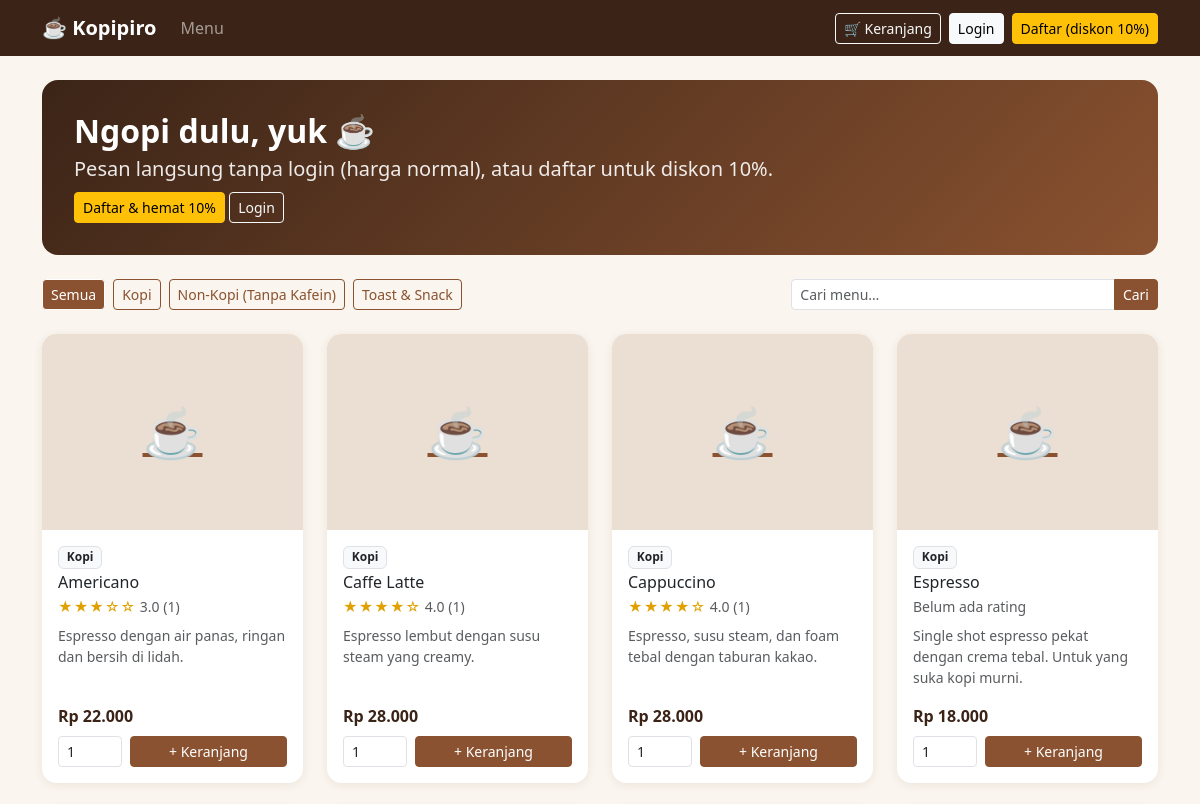
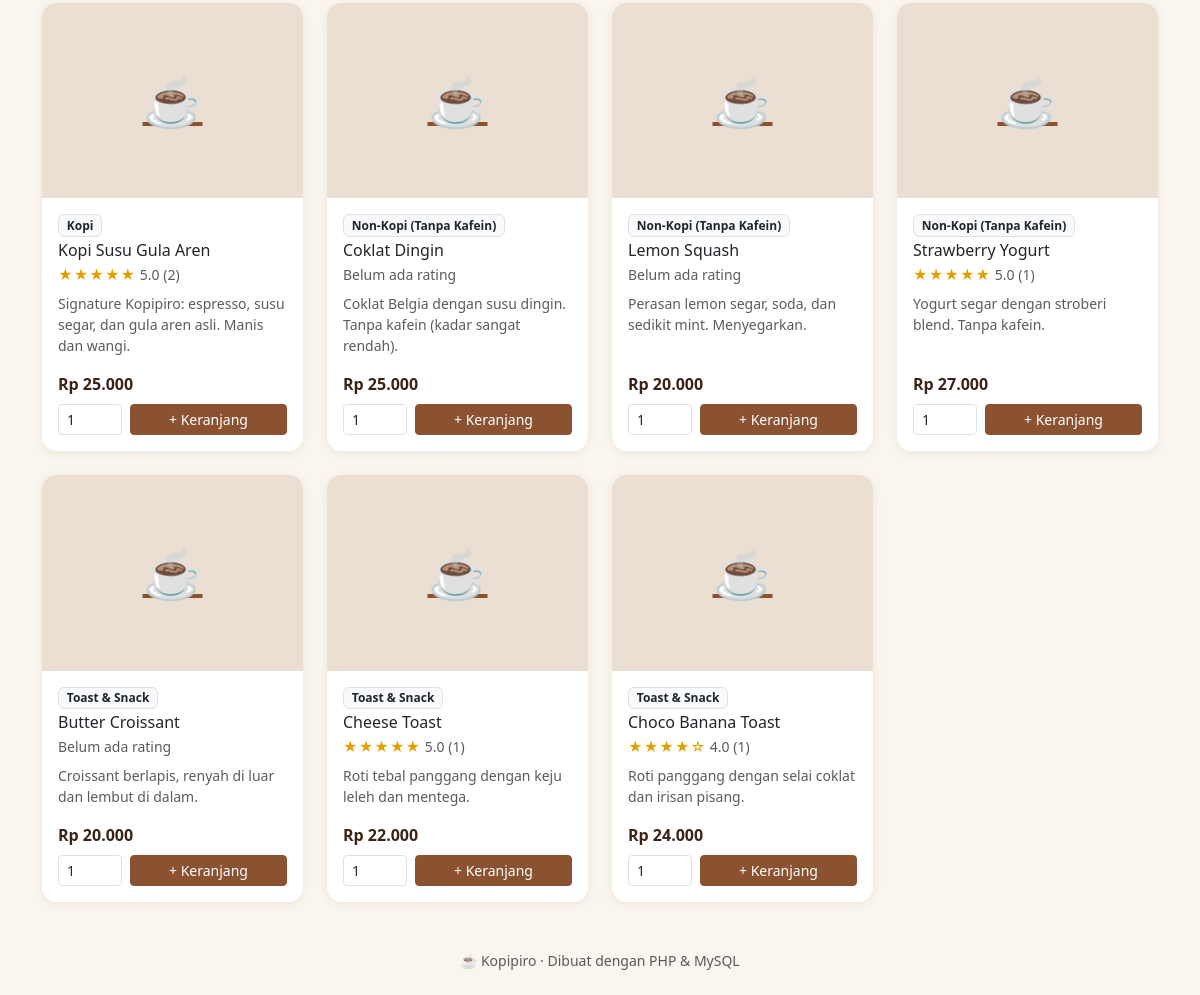
The page / on the database its author committed (2 pictures, top to bottom).
### tables this page shows
CREATE TABLE `categories` (
  `id` int(10) unsigned NOT NULL AUTO_INCREMENT,
  `name` varchar(50) NOT NULL,
  PRIMARY KEY (`id`),
  UNIQUE KEY `uq_categories_name` (`name`)
);

CREATE TABLE `products` (
  `id` int(10) unsigned NOT NULL AUTO_INCREMENT,
  `category_id` int(10) unsigned NOT NULL,
  `name` varchar(100) NOT NULL,
  `description` text DEFAULT NULL,
  `price` int(10) unsigned NOT NULL COMMENT 'Harga normal (Rupiah)',
  `image` varchar(255) DEFAULT NULL COMMENT 'Nama file di uploads/products/',
  `is_available` tinyint(1) NOT NULL DEFAULT 1,
  `created_at` timestamp NOT NULL DEFAULT CURRENT_TIMESTAMP,
  PRIMARY KEY (`id`),
  KEY `idx_products_category` (`category_id`),
  CONSTRAINT `fk_products_category` FOREIGN KEY (`category_id`) REFERENCES `categories` (`id`)
);

### auth.php (called while the page is built, shortened)
<?php
function is_logged_in(): bool
{
    return !empty($_SESSION['user_id']);
}
function current_role(): ?string
{
    return $_SESSION['role'] ?? null;
}
function is_customer(): bool
{
    return current_role() === 'customer';
}
function can_order(): bool
{
    return !is_logged_in() || is_customer();
}
?>

### index.php (the view, shortened to what this page needs)
<?php
include 'init.php';
$catId = (int) ($_GET['cat'] ?? 0);
$q = trim($_GET['q'] ?? '');
$pct = member_discount_percent();
$categories = db_all($conn, "SELECT id, name FROM categories ORDER BY id");
$where = ['p.is_available = 1'];
$types = '';
$params = [];
$products = db_all(
    $conn,
    "SELECT p.id, p.name, p.description, p.price, p.image, c.name AS category_name,
            COALESCE(AVG(r.rating), 0) AS avg_rating, COUNT(r.id) AS review_count
     FROM products p
     JOIN categories c ON c.id = p.category_id
     LEFT JOIN reviews r ON r.product_id = p.id
     WHERE " . implode(' AND ', $where) . "
     GROUP BY p.id, c.name
     ORDER BY c.id, p.name",
    $types,
    $params
);
include 'header.php';
?>
<div class="kp-hero mb-4">
    <h1 class="h2 fw-bold mb-1">Ngopi dulu, yuk ☕</h1>
    <?php if (is_customer()): ?>
        <p class="lead mb-0">Halo, <?= e($_SESSION['name']) ?>! Diskon member <strong><?= DISCOUNT_PERCENT ?>%</strong> sudah aktif untuk semua menu.</p>
    <?php elseif (is_logged_in()): ?>
        <p class="lead mb-0">Anda masuk sebagai <strong><?= e(current_role()) ?></strong>. Akun staf tidak dapat memesan.</p>
    <?php else: ?>
        <p class="lead mb-2">Pesan langsung tanpa login (harga normal), atau daftar untuk <strong>diskon <?= DISCOUNT_PERCENT ?>%</strong>.</p>
        <a href="<?= e(url('register.php')) ?>" class="btn btn-warning btn-sm">Daftar &amp; hemat <?= DISCOUNT_PERCENT ?>%</a>
        <a href="<?= e(url('login.php')) ?>" class="btn btn-outline-light btn-sm">Login</a>
    <?php endif; ?>
</div>
<form method="GET" class="row g-2 mb-4 align-items-center">
    <div class="col-12 col-md">
        <div class="d-flex flex-wrap gap-2">
            <a href="<?= e(url('index.php' . ($q !== '' ? '?q=' . urlencode($q) : ''))) ?>"
                class="btn btn-sm btn-outline-kp <?= $catId === 0 ? 'active' : '' ?>">Semua</a>
            <?php foreach ($categories as $c): ?>
                <a href="<?= e(url('index.php?cat=' . (int) $c['id'] . ($q !== '' ? '&q=' . urlencode($q) : ''))) ?>"
                    class="btn btn-sm btn-outline-kp <?= $catId === (int) $c['id'] ? 'active' : '' ?>"><?= e($c['name']) ?></a>
            <?php endforeach; ?>
        </div>
    </div>
    <div class="col-12 col-md-4">
        <div class="input-group input-group-sm">
            <input type="search" name="q" value="<?= e($q) ?>" class="form-control" placeholder="Cari menu…">
            <button class="btn btn-kp" type="submit">Cari</button>
        </div>
    </div>
</form>
<div class="row g-4">
    <?php foreach ($products as $p):
        $price = (int) $p['price'];
        $disc = price_after_discount($price, $pct); ?>
        <div class="col-6 col-md-4 col-lg-3">
            <div class="card kp-card h-100">
                <a href="<?= e(url('product.php?id=' . (int) $p['id'])) ?>"><?= product_img($p) ?></a>
                <div class="card-body d-flex flex-column">
                    <span class="badge bg-light text-dark border align-self-start mb-1"><?= e($p['category_name']) ?></span>
                    <h2 class="h6 mb-1">
                        <a href="<?= e(url('product.php?id=' . (int) $p['id'])) ?>" class="text-decoration-none text-dark"><?= e($p['name']) ?></a>
                    </h2>
                    <div class="small mb-2">
                        <?php if ($p['review_count'] > 0): ?>
                            <?= stars((float) $p['avg_rating']) ?>
                            <span class="text-muted"><?= number_format((float) $p['avg_rating'], 1) ?> (<?= (int) $p['review_count'] ?>)</span>
                        <?php else: ?>
                            <span class="text-muted">Belum ada rating</span>
                        <?php endif; ?>
                    </div>
                    <p class="small text-muted flex-grow-1"><?= e(mb_strimwidth((string) $p['description'], 0, 80, '…')) ?></p>
                    <div class="mb-2">
                        <?php if ($pct > 0): ?>
                            <span class="kp-price-old"><?= rupiah($price) ?></span>
                            <span class="badge bg-success">-<?= $pct ?>%</span><br>
                            <span class="kp-price"><?= rupiah($disc) ?></span>
                        <?php else: ?>
                            <span class="kp-price"><?= rupiah($price) ?></span>
                        <?php endif; ?>
                    </div>
                    <?php if (can_order()): ?>
                        <form method="POST" action="<?= e(url('cart.php')) ?>" class="d-flex gap-2">
                            <input type="number" name="qty" value="1" min="1" max="20" class="form-control form-control-sm kp-qty" aria-label="Jumlah">
                            <button class="btn btn-kp btn-sm flex-grow-1" type="submit">+ Keranjang</button>
                        </form>
                    <?php endif; ?>
                </div>
            </div>
        </div>
    <?php endforeach; ?>
</div>
<?php include 'footer.php'; ?>

### header.php (shortened to what this page needs)
<!DOCTYPE html>
<html lang="id">
<head>
    <link href="https://cdn.jsdelivr.net/npm/bootstrap@5.3.0/dist/css/bootstrap.min.css" rel="stylesheet">
    <link href="<?= e(url('assets/style.css')) ?>" rel="stylesheet">
</head>
<body>
    <?php include __DIR__ . '/navbar.php'; ?>
    <main class="container py-4">

### navbar.php (shortened to what this page needs)
<nav class="navbar navbar-expand-lg navbar-dark kp-navbar sticky-top">
    <div class="container">
        <a class="navbar-brand fw-bold" href="<?= e(url('index.php')) ?>">☕ Kopipiro</a>
        <div class="collapse navbar-collapse" id="kpNav">
            <ul class="navbar-nav me-auto">
                <li class="nav-item"><a class="nav-link" href="<?= e(url('index.php')) ?>">Menu</a></li>
            </ul>
            <div class="d-flex align-items-center gap-2 flex-wrap">
                <?php if (can_order()): ?>
                    <a href="<?= e(url('cart.php')) ?>" class="btn btn-outline-light btn-sm">
                        🛒 Keranjang
                    </a>
                <?php endif; ?>
                <?php if (is_logged_in()): ?>
                    <span class="text-white small">
                        <?= e($_SESSION['name'] ?? $_SESSION['username']) ?>
                        <span class="badge bg-secondary"><?= e(current_role()) ?></span>
                    </span>
                    <form method="POST" action="<?= e(url('logout.php')) ?>" class="m-0">
                        <?= csrf_field() ?>
                        <button type="submit" class="btn btn-danger btn-sm">Logout</button>
                    </form>
                <?php else: ?>
                    <a href="<?= e(url('login.php')) ?>" class="btn btn-light btn-sm">Login</a>
                    <a href="<?= e(url('register.php')) ?>" class="btn btn-warning btn-sm">Daftar (diskon <?= DISCOUNT_PERCENT ?>%)</a>
                <?php endif; ?>
            </div>
        </div>
    </div>
</nav>

### functions.php (shortened to what this page needs)
<?php
function e($v): string
{
    return htmlspecialchars((string) $v, ENT_QUOTES, 'UTF-8');
}
function rupiah($n): string
{
    return 'Rp ' . number_format((int) $n, 0, ',', '.');
}
function url(string $path = ''): string
{
    return BASE_URL . '/' . ltrim($path, '/');
}
function db_run(mysqli $conn, string $sql, string $types = '', array $params = []): mysqli_stmt
{
    $stmt = $conn->prepare($sql);
    $stmt->execute();
    return $stmt;
}
function db_all(mysqli $conn, string $sql, string $types = '', array $params = []): array
{
    $stmt = db_run($conn, $sql, $types, $params);
    $res = $stmt->get_result();
    $rows = $res ? $res->fetch_all(MYSQLI_ASSOC) : [];
    return $rows;
}
function product_img(array $p, string $class = ''): string
{
    return '<div class="kp-img kp-ph ' . e($class) . '" aria-hidden="true">☕</div>';
}
function stars(float $avg): string
{
    $full = (int) round($avg);
    return '<span class="kp-stars" title="' . number_format($avg, 1) . ' dari 5">'
        . str_repeat('★', $full) . str_repeat('☆', 5 - $full) . '</span>';
}
    ob_start(); ?>

### footer.php (shortened to what this page needs)
    </main>
    <footer class="text-center text-muted small py-4">☕ Kopipiro · Dibuat dengan PHP &amp; MySQL</footer>
</body>
</html>

### assets/style.css (style rules this page uses)
:root { --kp-dark: #3b2417; --kp-brown: #8a5230; --kp-accent: #c8803c; --kp-cream: #faf5ee; }
body { background: var(--kp-cream); color: #2d2018; }
.kp-navbar { background: var(--kp-dark); }
a { color: var(--kp-brown); }
.btn-kp { background: var(--kp-brown); border-color: var(--kp-brown); color: #fff; }
.btn-outline-kp { border-color: var(--kp-brown); color: var(--kp-brown); }
.btn-outline-kp:hover, .btn-outline-kp.active { background: var(--kp-brown); color: #fff; }
.kp-hero { background: linear-gradient(135deg, var(--kp-dark), var(--kp-brown)); color: #fff; border-radius: 1rem; padding: 2rem; }
.kp-hero .lead { opacity: .9; }
.kp-card { border: 0; border-radius: .9rem; box-shadow: 0 2px 10px rgba(59, 36, 23, .08); overflow: hidden; transition: transform .15s; }
.kp-img { width: 100%; aspect-ratio: 4 / 3; object-fit: cover; display: block; }
.kp-ph { display: flex; align-items: center; justify-content: center; background: #eadfd2; font-size: 3rem; }
.kp-stars { color: #e0a100; letter-spacing: 1px; white-space: nowrap; }
.kp-price { font-weight: 700; color: var(--kp-dark); }
.kp-qty { width: 64px; }

### rows shown on the page
categories: name "Kopi"
categories: name "Non-Kopi (Tanpa Kafein)"
categories: name "Toast & Snack"
products: category.name "Kopi", name "Americano", full "★★★", full "☆☆", avg_rating "3.0", review_count "1", description "Espresso dengan air panas, ringan dan bersih di lidah.", price "Rp 22.000"
products: category.name "Kopi", name "Caffe Latte", full "★★★★", full "☆", avg_rating "4.0", review_count "1", description "Espresso lembut dengan susu steam yang creamy.", price "Rp 28.000"
products: category.name "Kopi", name "Cappuccino", full "★★★★", full "☆", avg_rating "4.0", review_count "1", description "Espresso, susu steam, dan foam tebal dengan taburan kakao.", price "Rp 28.000"
products: category.name "Kopi", name "Espresso", shows "Belum ada rating", description "Single shot espresso pekat dengan crema tebal. Untuk yang suka kopi murni.", price "Rp 18.000"
products: category.name "Kopi", name "Kopi Susu Gula Aren", full "★★★★★", avg_rating "5.0", review_count "2", description "Signature Kopipiro: espresso, susu segar, dan gula aren asli. Manis dan wangi.", price "Rp 25.000"
products: category.name "Non-Kopi (Tanpa Kafein)", name "Coklat Dingin", shows "Belum ada rating", description "Coklat Belgia dengan susu dingin. Tanpa kafein (kadar sangat rendah).", price "Rp 25.000"
products: category.name "Non-Kopi (Tanpa Kafein)", name "Lemon Squash", shows "Belum ada rating", description "Perasan lemon segar, soda, dan sedikit mint. Menyegarkan.", price "Rp 20.000"
products: category.name "Non-Kopi (Tanpa Kafein)", name "Strawberry Yogurt", full "★★★★★", avg_rating "5.0", review_count "1", description "Yogurt segar dengan stroberi blend. Tanpa kafein.", price "Rp 27.000"
products: category.name "Toast & Snack", name "Butter Croissant", shows "Belum ada rating", description "Croissant berlapis, renyah di luar dan lembut di dalam.", price "Rp 20.000"
products: category.name "Toast & Snack", name "Cheese Toast", full "★★★★★", avg_rating "5.0", review_count "1", description "Roti tebal panggang dengan keju leleh dan mentega.", price "Rp 22.000"
products: category.name "Toast & Snack", name "Choco Banana Toast", full "★★★★", full "☆", avg_rating "4.0", review_count "1", description "Roti panggang dengan selai coklat dan irisan pisang.", price "Rp 24.000"

### other values the page prints
DISCOUNT_PERCENT "10"
